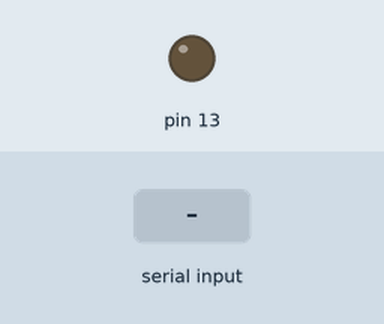
The sketch below on a simulated Arduino Uno, built with avr-gcc and run on an emulated ATmega328P. Shown: output pins drawn as LEDs (lit = HIGH). The inputs (shaded band) are chosen by the test bench.

Above: at 1.2 s.
1.3 s: "1" received over Serial
At 1.9 s:
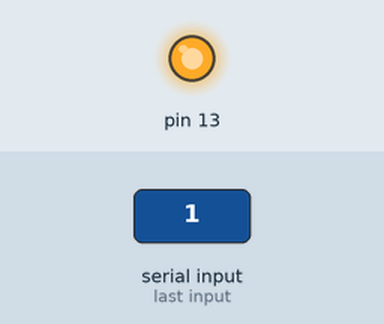
2.8 s: "0" received over Serial
At 4.3 s:
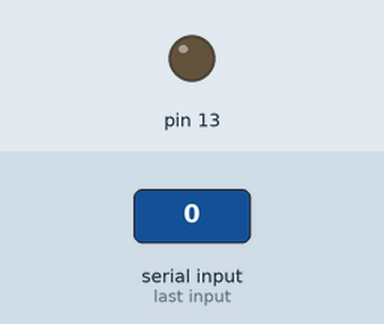
Timing chart, 0 to 5.8 s (numbered marks = the images above; inputs shaded):
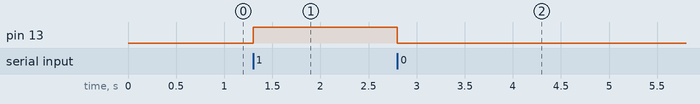

The sketch:

arduino.ino
```cpp
int dados;
void setup(){

  Serial.begin( 9600 );
  pinMode( 13 , OUTPUT );

}void loop(){

  dados = Serial.read(); // ler porta USB/Serial

  if( dados == '1' ) digitalWrite( 13 , 1 );
  else if ( dados == '0' ) digitalWrite( 13 , 0 );

}
```

Measured:
- after the input at 1.3 s, pin 13: LOW → HIGH at once
- after the input at 2.8 s, pin 13: HIGH → LOW at once
